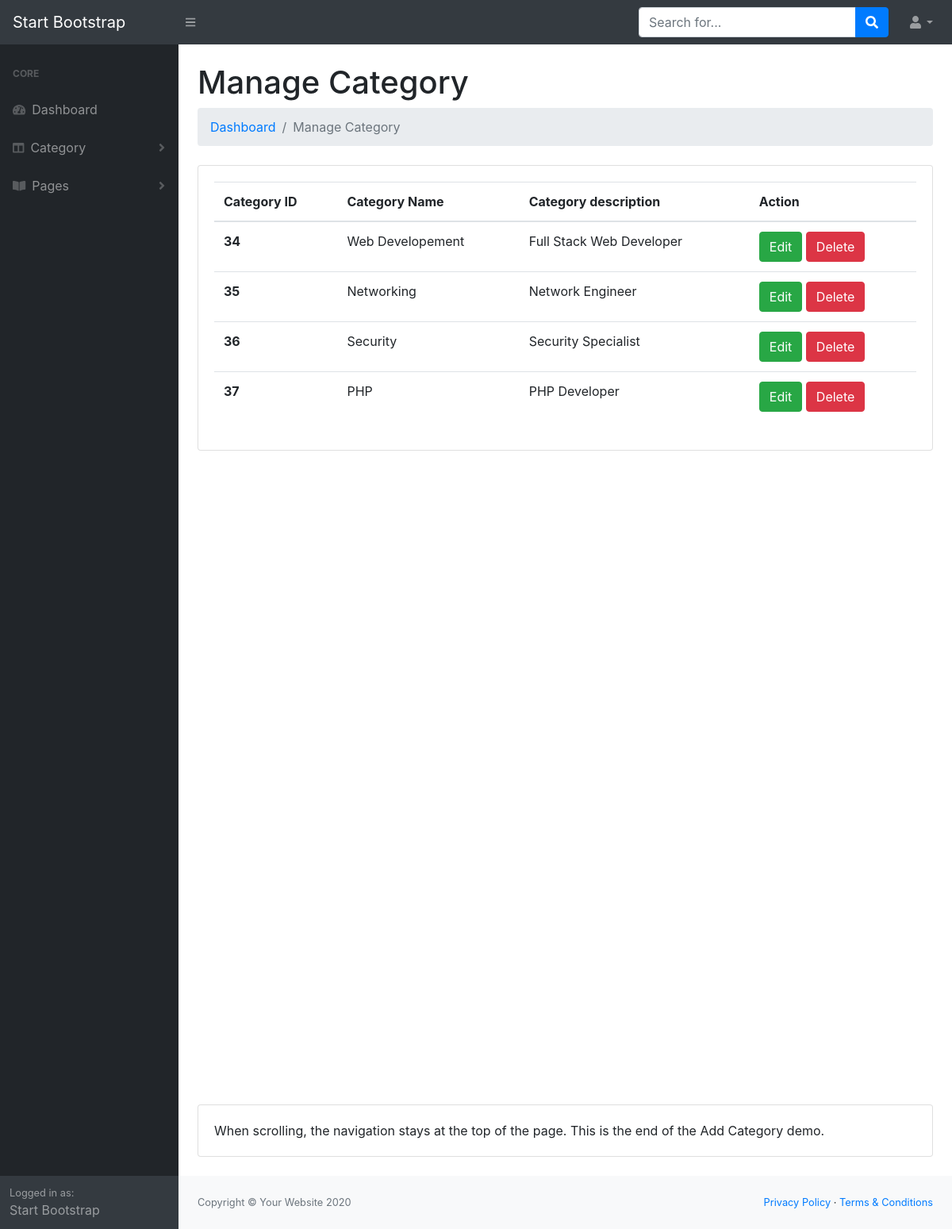
Page /admin/managecat.php on the earlier database version.
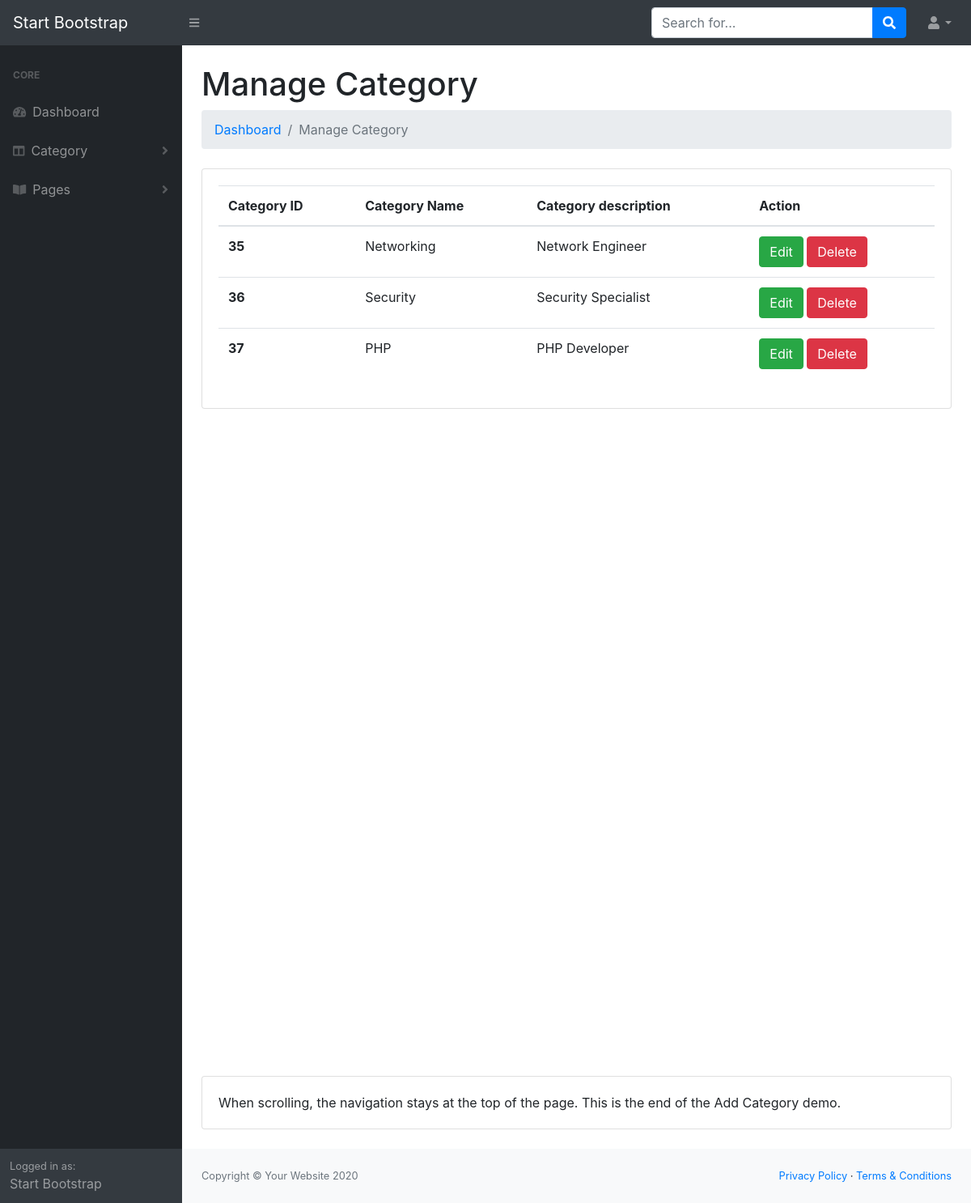
Same page on the later database version.
### tables this page shows
CREATE TABLE `category` (
  `cat_id` int(255) NOT NULL,
  `cat_name` text NOT NULL,
  `cat_des` longtext NOT NULL
);

### admin/managecat.php (the view, shortened to what this page needs)
<?php
require 'dbconnect.php';
$sql = "SELECT * FROM category";
if (mysqli_query($conn, $sql)) {
    $tableData = mysqli_query($conn, $sql);
} else {
    echo "Error: " . $sql . "<br>" . $conn->error;
}
?>
<!DOCTYPE html>
<html lang="en">
<head>
    <link href="css/styles.css" rel="stylesheet" />
</head>
<body>
    <nav class="sb-topnav navbar navbar-expand navbar-dark bg-dark">
        <a class="navbar-brand" href="index.php">Start Bootstrap</a>
        <button class="btn btn-link btn-sm order-1 order-lg-0" id="sidebarToggle" href="#"><i
                class="fas fa-bars"></i></button>
        <form class="d-none d-md-inline-block form-inline ml-auto mr-0 mr-md-3 my-2 my-md-0">
            <div class="input-group">
                <input class="form-control" type="text" placeholder="Search for..." aria-label="Search"
                    aria-describedby="basic-addon2" />
                <div class="input-group-append">
                    <button class="btn btn-primary" type="button"><i class="fas fa-search"></i></button>
                </div>
            </div>
        </form>
        <ul class="navbar-nav ml-auto ml-md-0">
            <li class="nav-item dropdown">
                <a class="nav-link dropdown-toggle" id="userDropdown" href="#" role="button" data-toggle="dropdown"
                    aria-haspopup="true" aria-expanded="false"><i class="fas fa-user fa-fw"></i></a>
            </li>
        </ul>
    </nav>
    <div id="layoutSidenav">
        <div id="layoutSidenav_nav">
            <nav class="sb-sidenav accordion sb-sidenav-dark" id="sidenavAccordion">
                <div class="sb-sidenav-menu">
                    <div class="nav">
                        <div class="sb-sidenav-menu-heading">Core</div>
                        <a class="nav-link" href="index.php">
                            <div class="sb-nav-link-icon"><i class="fas fa-tachometer-alt"></i></div>
                            Dashboard
                        </a>
                        <a class="nav-link collapsed" href="#" data-toggle="collapse" data-target="#collapseLayouts"
                            aria-expanded="false" aria-controls="collapseLayouts">
                            <div class="sb-nav-link-icon"><i class="fas fa-columns"></i></div>
                            Category
                            <div class="sb-sidenav-collapse-arrow"><i class="fas fa-angle-down"></i></div>
                        </a>
                        <a class="nav-link collapsed" href="#" data-toggle="collapse" data-target="#collapsePages"
                            aria-expanded="false" aria-controls="collapsePages">
                            <div class="sb-nav-link-icon"><i class="fas fa-book-open"></i></div>
                            Pages
                            <div class="sb-sidenav-collapse-arrow"><i class="fas fa-angle-down"></i></div>
                        </a>
                    </div>
                </div>
                <div class="sb-sidenav-footer">
                    <div class="small">Logged in as:</div>
                    Start Bootstrap
                </div>
            </nav>
        </div>
        <div id="layoutSidenav_content">
            <main>
                <div class="container-fluid">
                    <h1 class="mt-4">Manage Category</h1>
                    <ol class="breadcrumb mb-4">
                        <li class="breadcrumb-item"><a href="index.php">Dashboard</a></li>
                        <li class="breadcrumb-item active">Manage Category</li>
                    </ol>
                    <div class="card mb-4">
                        <div class="card-body">
                            <table class="table">
                                <thead>
                                    <tr>
                                        <th scope="col">Category ID</th>
                                        <th scope="col">Category Name</th>
                                        <th scope="col">Category description</th>
                                        <th scope="col">Action</th>
                                    </tr>
                                </thead>
                                <tbody>
                                    <?php while ($row = mysqli_fetch_assoc($tableData)) { ?>
                                        <tr>
                                            <th scope="row">
                                                <?php echo $row['cat_id']; ?>
                                            </th>
                                            <td>
                                                <?php echo $row['cat_name']; ?>
                                            </td>
                                            <td>
                                                <?php echo $row['cat_des']; ?>
                                            </td>
                                            <td>
                                                <a class="btn btn-success" href="#">Edit</a>
                                                <a class="btn btn-danger"
                                                    href="?status=delete&&id=<?php echo $row['cat_id']; ?>">Delete</a>
                                            </td>
                                        </tr>
                                    <?php } ?>
                                </tbody>
                            </table>
                        </div>
                    </div>
                    <div style="height: 100vh;"></div>
                    <div class="card mb-4">
                        <div class="card-body">When scrolling, the navigation stays at the top of the page. This is the
                            end of the Add Category demo.</div>
                    </div>
                </div>
            </main>
            <footer class="py-4 bg-light mt-auto">
                <div class="container-fluid">
                    <div class="d-flex align-items-center justify-content-between small">
                        <div class="text-muted">Copyright &copy; Your Website 2020</div>
                        <div>
                            <a href="#">Privacy Policy</a>
                            &middot;
                            <a href="#">Terms &amp; Conditions</a>
                        </div>
                    </div>
                </div>
            </footer>
        </div>
    </div>
</body>
</html>

Differences in the rows shown:
removed category: cat_id "34", cat_name "Web Developement", cat_des "Full Stack Web Developer"
